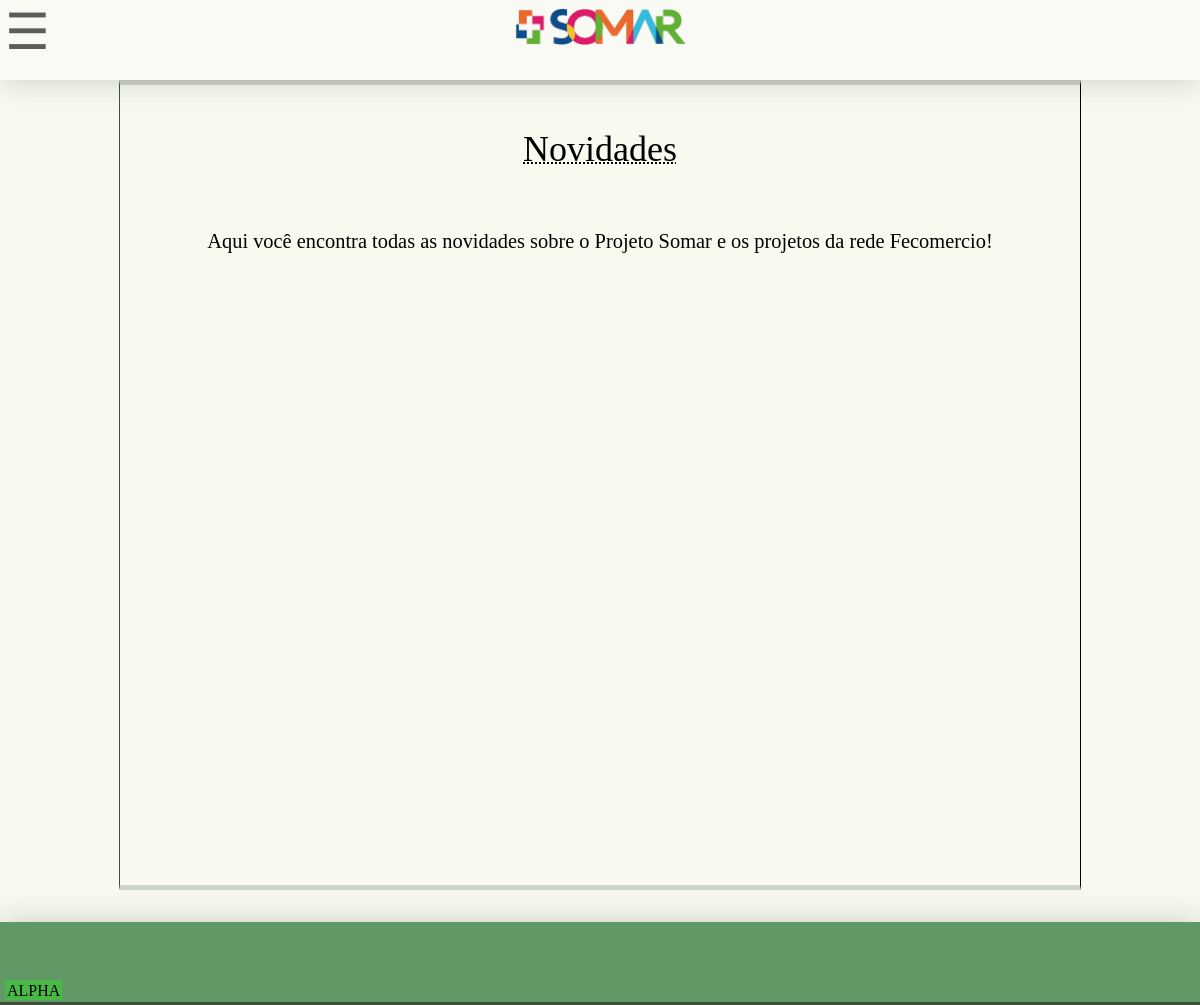
Before: /news/ with the older database file.
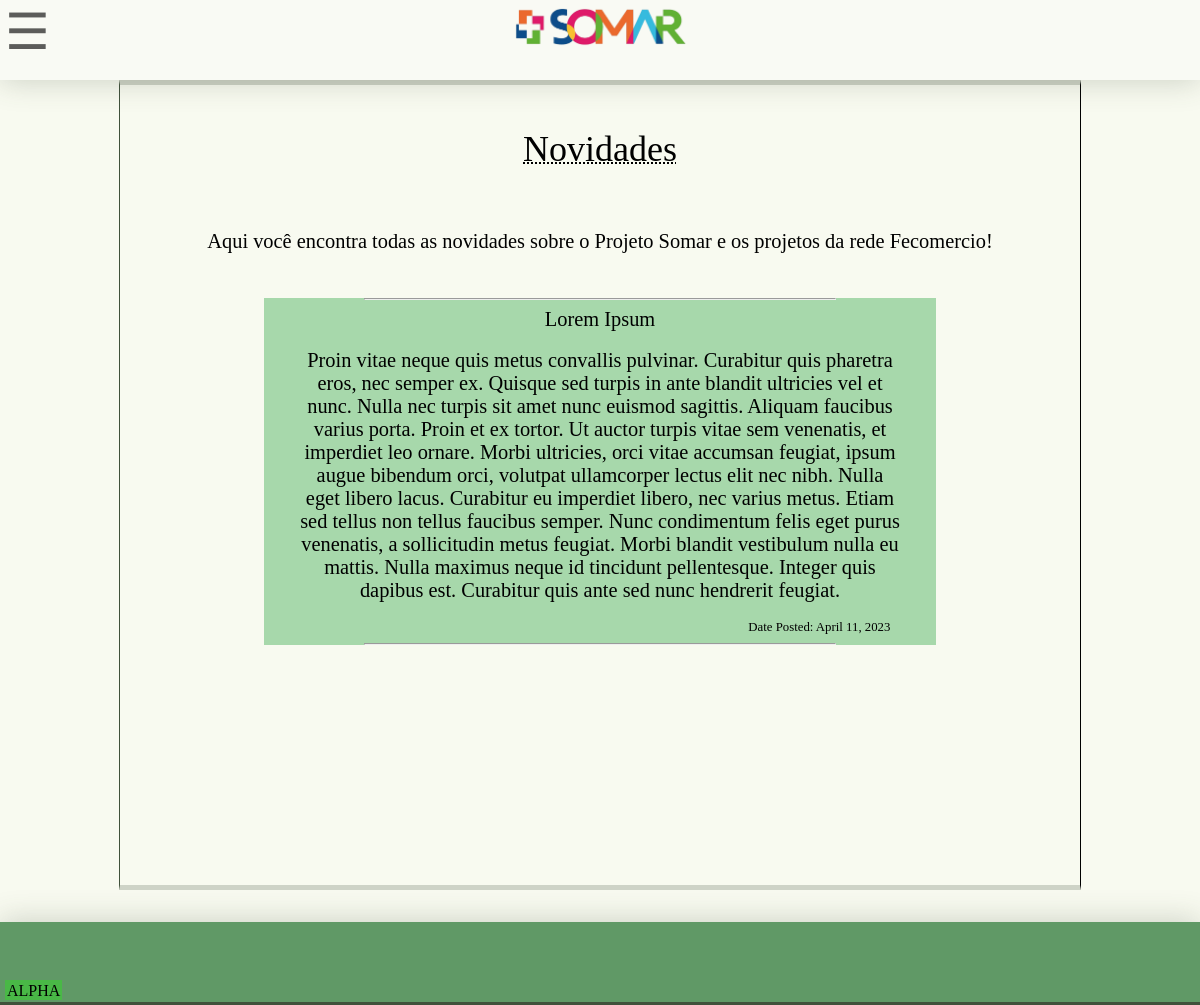
After: the same page with the newer database file.
### alexandria_site/models.py (models this page shows, shortened)
class Post(models.Model):
    title = models.CharField("Titulo", max_length=60)
    slug = models.SlugField("Slug", max_length=20)
    content = models.TextField("Conteúdo do Post")
    images = models.ImageField("Imagem", blank=True)
    date_posted = models.DateField("Data de Criação", auto_now_add=True)
    date_edited = models.DateField("Data da Ultima Edição", auto_now=True)

### alexandria_site/views.py (the view)
# urls.py: path("news/", views.news, name='news'),
def news(request):
    posts = reversed(models.Post.objects.all())
    return render(request, 'alexandria_site/news.html', {
        "posts": posts,
        "bgimg": "background-color: var(--lighter);"
    })

### alexandria_site/templates/alexandria_site/news.html
{% extends 'alexandria_site/layout.html' %}
{% block content  %}
<div class="news center">
    <div class="content-section" id="newsAbout">
        <p class="title center"> Novidades </p><br><br>
        <p class="text center"> Aqui você encontra todas as novidades sobre o Projeto Somar e os projetos da rede Fecomercio!</p>
        <br>
    </div>
    <div class="content-section" id="newsPosts">
        {% for post in posts %}
        <div onclick="location.href='#'" id="post"  class="post center">
            <hr style="width: 70%;">
            <div style="max-width: 50vw; margin: 0 auto;">
                <p id="title" class="center">{{post.title}}</p>
                <br>
                <p id="post-content" class="center">{{post.content}}</p>
                <br>
                <p id="date"> Date Posted: {{post.date_posted}}&#160 &#160</p>
            </div>
            <hr style="width: 70%;">
        </div>
        {% endfor %}
    </div>
</div>
{% endblock content  %}

Changed rows visible on the page:
added Post: title "Lorem Ipsum", content "Proin vitae neque quis metus convallis pulvinar. Curabitur quis pharetra eros, nec semper ex. Quisque sed turpis in ante blandit ultricies vel et nunc. Nulla nec turpis sit amet nunc euismod sagittis. Aliquam faucibus varius porta. Proin et ex tortor. Ut auctor turpis vitae sem venenatis, et imperdiet leo ornare. Morbi ultricies, orci vitae accumsan feugiat, ipsum augue bibendum orci, volutpat ullamcorper lectus elit nec nibh. Nulla eget libero lacus. Curabitur eu imperdiet libero, nec varius metus. Etiam sed tellus non tellus faucibus semper. Nunc condimentum felis eget purus venenatis, a sollicitudin metus feugiat. Morbi blandit vestibulum nulla eu mattis. Nulla maximus neque id tincidunt…", date_posted "April 11, 2023"
